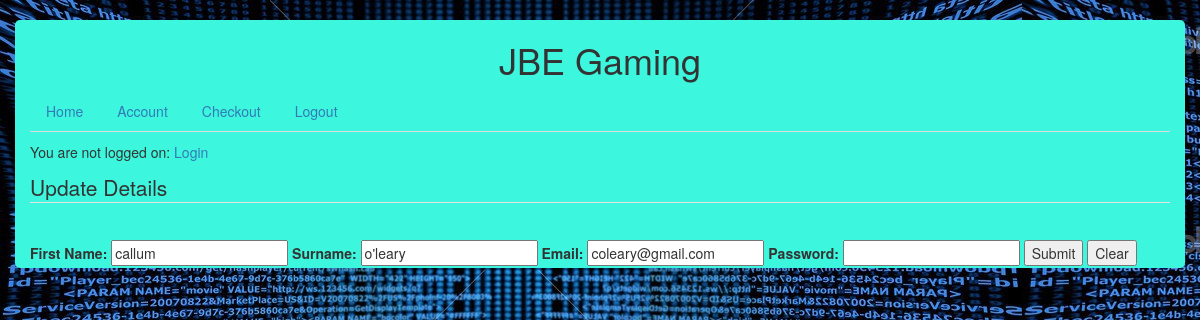
Page /updateDetailsForm.php?email=coleary@gmail.com on the committed database.
### tables this page shows
CREATE TABLE IF NOT EXISTS `users` (
  `userID` int(8) NOT NULL auto_increment,
  `email` varchar(50) NOT NULL,
  `password` varchar(50) NOT NULL,
  `FirstName` varchar(50) NOT NULL,
  `Surname` varchar(50) NOT NULL,
  PRIMARY KEY  (`userID`),
  UNIQUE KEY `email` (`email`)
);

### LoginStatus.php (called while the page is built, shortened)
<?php
	function loginStatus(){
		return $_SESSION['message'];
	}
 ?>

### updateDetailsForm.php (the view, shortened to what this page needs)
<?php
include "LoginStatus.php";
$email = '0';
if (isset($_GET['email'])) {
	$email = $_GET['email'];
}
$query = "SELECT * FROM users WHERE email = '$email'";
$result = mysqli_query($connection, $query)  or exit ("Error in query: $query. ".mysqli_error($connection));
$row = mysqli_fetch_assoc($result);
?>
<!doctype html>
<html lang="en">
<head>
	<link type="text/css" rel="stylesheet" href="main.css"/>
	<link href="bootstrap-3.3.6-dist/css/bootstrap.min.css" rel="stylesheet">
	<link href="main.css" rel="stylesheet">
</head>
<body>
	<div class="container">
		<h1 align="center">JBE Gaming</h1>
		<div id="menu/search bar" align="left">
			<nav class="nav-inline">
				<ul class="nav nav-tabs">
					<li class="nav-item">
						<a class="nav-link" href="Website.php"> Home</a>
					</li>
					<li class="nav-item">
						<a class="nav-link" href="account.php"> Account</a>
					</li>
					<li class="nav-item">
						<a class="nav-link" href="checkout.php"> Checkout</a>
					</li>
					<li class="nav-item">
						<a class="nav-link" href="logout.php"> Logout</a>
					</li>
				</ul>
			</nav>
			<p align="left"><?php print LoginStatus(); ?> </p>
		</div>
		<div id="update-form">
			<form method="post" action="updateDetailsAction.php" >
				<fieldset>
					<legend>
						Update Details
					</legend>
					<label for="firstName">First Name: <br></label>
					<input type="text" name="firstName" value="<?php echo $row['FirstName']; ?>" />
					<label for="surname"><br>Surname: <br></label>
					<input type="text" name="surname" value="<?php echo $row['Surname']; ?>"/>
					<label for="email"><br>Email: <br></label>
					<input type="email" name="email" value="<?php echo $row['email']; ?>"/>
					<label for="password"><br>Password: <br></label>
					<input type="password" name="password"/>
					<input type="submit" value="Submit" name="submit"/>
					<input type="reset" value="Clear" />
				</fieldset>
			</form>
		</div>
	</div>
</body>
</html>

### main.css (style rules this page uses)
.container { background-color: #3CF7DE; height: auto; margin-top: 20px; border-radius: 5px; }
body { background: url("images/depositphotos_2582409-Html-background.jpg"); height: 100%; }

### rows in the picture
users: firstName "callum", surname "o'leary", email "coleary@gmail.com"

### other values in the picture
LoginStatus() "You are not logged on: Login"
